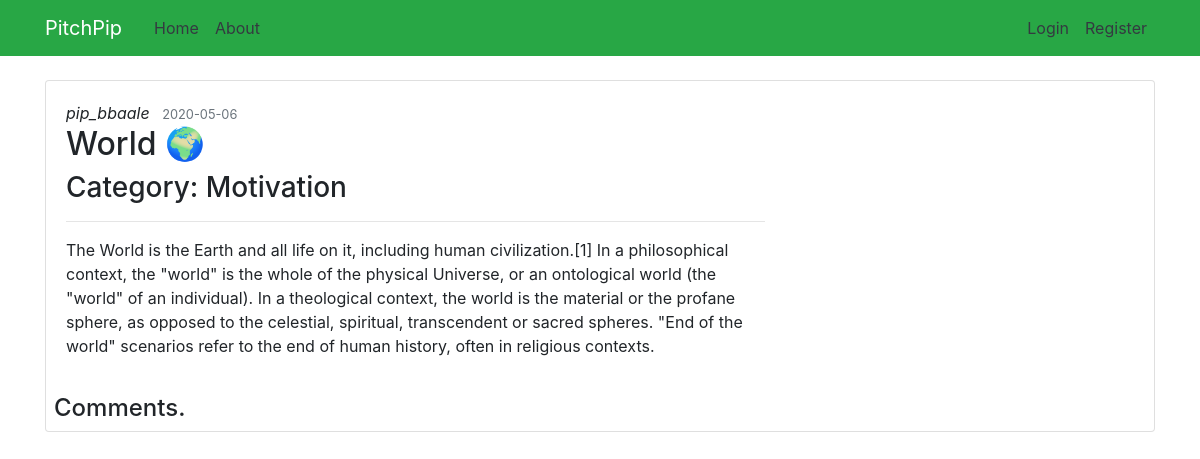
/post/1, run on the app's committed database.
### Pitching/models.py (models this page shows, shortened)
class User(db.Model, UserMixin):
    __tablename__='user'
    id = db.Column(db.Integer, primary_key=True)
    username = db.Column(db.String(20), unique=True, nullable=False)
    email = db.Column(db.String(120), unique=True, nullable=False)
    bio = db.Column(db.String(255))
    image_file = db.Column(db.String(20), nullable=False, default='default.jpg')
    password = db.Column(db.String(60), nullable=False)
    posts = db.relationship('Post', backref='author', lazy=True)

class Post(db.Model):
    __tablename__='post'
    id = db.Column(db.Integer, primary_key=True)
    title = db.Column(db.String(100), nullable=False)
    date_posted = db.Column(db.DateTime, nullable=False, default=datetime.utcnow)
    content = db.Column(db.Text, nullable=False)
    user_id = db.Column(db.Integer, db.ForeignKey('user.id'), nullable=False)
    category = db.Column(db.String)
    upvotes = db.Column(db.Integer)
    downvotes = db.Column(db.Integer)
    comments = db.relationship('Comment', backref = 'post', lazy = 'dynamic')
    def get_comments(self):
      post = Post.query.filter_by(id=self.id).first()
      comments = Comment.query.filter_by(id = post.id).all()
      return comments

### Pitching/routes.py (the view)
@app.route("/post/<int:post_id>", methods=['GET', 'POST'])
def post(post_id):
    post = Post.query.get_or_404(post_id)
    if request.args.get("upvote"):
        post.upvotes += 1
        db.session.add(post)
        db.session.commit()
        return redirect("/post/{post_id}".format(post_id=post.id))
    elif request.args.get("downvote"):
        post.downvotes += 1
        db.session.add(post)
        db.session.commit()
        return redirect("/post/{post_id}".format(post_id=post.id))
    form = CommentForm()
    if form.validate_on_submit():
        comment = form.text.data
        new_comment = Comment(content = comment, post_id = post.id)
        new_comment.save_comment()
    comments = Post.get_comments(post)
    return render_template('post.html', title=post.title, post=post, comments=comments, form=form)

### Pitching/templates/post.html (shortened to what this page needs)
{% extends "layout.html" %}
{% import "bootstrap/wtf.html" as wtf %}
{% block content %}
    <div class="card mb-3">
        <div class="row no-gutters">
            <div class="col-md-8">
            <div class="card-body">
                <span class="mr-2 card-title font-italic font-weight-bolder">{{ post.author.username }}</span>
                <small class="text-muted">{{ post.date_posted.strftime('%Y-%m-%d') }}</small>
                <h2 class="article-title">{{ post.title }}</h2>
                <h3 class="article-title">Category: {{ post.category }}</h3>
                <hr>
                <p class="article-content">{{ post.content }}</p>
            </div>
            </div>
            <div class="col-md-4 mx-auto">
            </div>
        </div>
        <h4 class="ml-2">Comments.</h4>
    </div>
{% endblock content %}

### Pitching/static/styles.css (style rules this page uses)
body { margin-top: 5rem; }

### data on the page
User: author.username "pip_bbaale"
Post: date_posted "2020-05-06", title "World 🌍", category "Motivation", content "The World is the Earth and all life on it, including human civilization.[1] In a philosophical context, the \"world\" is the whole of the physical Universe, or an ontological world (the \"world\" of an individual). In a theological context, the world is the material or the profane sphere, as opposed to the celestial, spiritual, transcendent or sacred spheres. \"End of the world\" scenarios refer to the end of human history, often in religious contexts."
